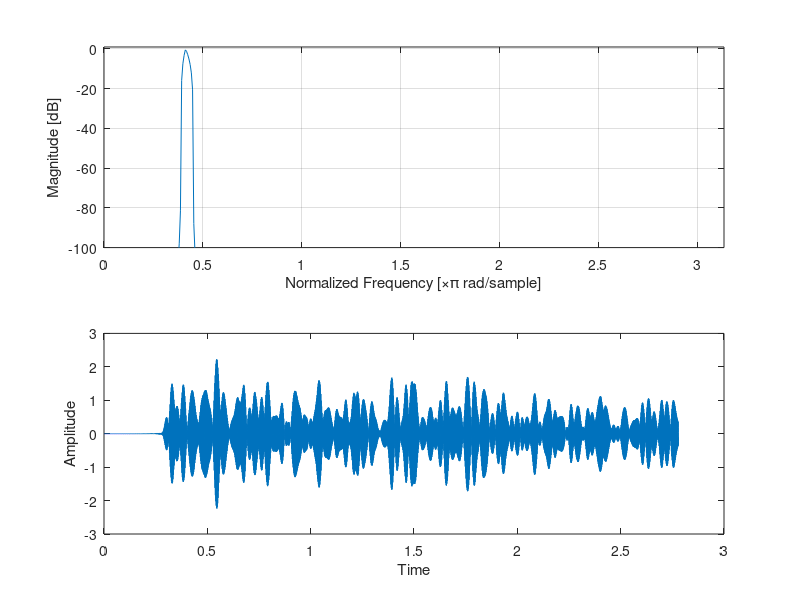

Write MATLAB code to recreate this figure. (Note: this script raises an error after producing the figure.)
clc
clear all

# If I had more time I would have written you a shorter code

function r=morse(str)
	r=[];
	str=toupper(str);
	morsecode=" ETIANMSURWDKGOHVF L PJBXCYZQ  54 3   2  +    16=/   ( 7   8 90            ?_    \"  .    @   '  -        ;! )     ,    :";
	for s = str
		printf("'%c': ", s);

		idx=index(morsecode, s);
		if idx == 0
			printf(" unknown char\n\n");
			continue
		end
		bits=floor(log2(idx));
		if bits == 0
			r=[r, zeros(1, 3)]; %
		else
			for i = bits-1:-1:0
				v=bitand(idx, 2^i);
				if v > 0
					r=[r, 3];
					puts("_");
				else
					r=[r, 1];
					puts(".");
				end
			end
		end
		r=[r, 0];

		printf("\n");
	end
end
code=morse("CQ DE DL5IRO");
code=morse("CQ");

Fs=8000;

ditDuration=60e-3; % 20WpM = 60ms ; 12WpM = 100ms ; ms = 1200/WpM
F=550; % use 0Hz to hear/display the hull
# also you can hear the leakage from DC without the tone
# problem is hearing starts at about 20Hz and your ears are probalby not very linear in this range
B=50; % bandwidth of filter set to 0 to disable

# Add noise if snr < 100 in dB
# this is representativ to what FT8 claims as SNR reference is a 2.5kHz wide channel
# However a 100Hz channel is skewed by 14dB
snr=-10;
printf("SNR %.1f dB for B=%.0f Hz\n", snr-log10(B/2500)*10, B); # print true SNR for B

rampOffset=1e-2; % initial step allowed to make
# a step of 1e-2 is equal to -40dB discontinuiti
# used by at least exp & hamming window
rampTime=5e-3;
# the ramp time is the total duration of the ramp
# the ramp is centered on the transient, and extends half in both direction

if rampTime > ditDuration
    printf("Invalid arguments: rampTime (%g) > ditDuration (%g)\n", rampTime, ditDuration)
end

tRamp=(0:rampTime*Fs)/(rampTime*Fs);

function r=rampCosiNuts(t, a0, a1=0, a2=0, a3=0, a4=0)
	r = a0 * cos(0*pi*t) - a1 * cos(1*pi*t) + a2 * cos(2*pi*t) - a3 * cos(3*pi*t) + a4 * cos(4*pi*t);
end

rampLinear=tRamp;
rampExp=exp((tRamp-1)*log(1/rampOffset));

# https://en.wikipedia.org/wiki/Window_function
rampRect=rampCosiNuts(tRamp, 1);
rampHann=rampCosiNuts(tRamp, 0.5, 0.5);
rampHamm=rampCosiNuts(tRamp, 0.5*(1+rampOffset), 0.5*(1-rampOffset));
rampBlack=rampCosiNuts(tRamp, 7938/18608, 9240/18608, 1430/18608);
rampNut =rampCosiNuts(tRamp, 0.355768, 0.487396, 0.144232, 0.012604);
rampBlackNut=rampCosiNuts(tRamp, 0.3635819, 0.4891775, 0.1365995, 0.0106411);
rampFlatTop=rampCosiNuts(tRamp, 0.21557895, 0.41663158, 0.277263158, 0.083578947, 0.006947368);

# select the "window function" for ramp
ramp=rampNut;

ditSamples=round(Fs*ditDuration);
Z=zeros(1,(ditSamples - length(ramp)));
R=ramp;
o=ones(1, ditSamples - length(ramp));
O=ones(1, ditSamples*3 - length(ramp));
r=flip(ramp);

DIT=[R, o, r, Z];
DAH=[R, O, r, Z];

A=[];

for s = code
	v=0;
	switch (s)
		case 0
			v=[Z, Z];
		case 1
			v=DIT;
		case 3
			v=DAH;
		otherwise
			printf("EXPLOSION");
			exit
	end
	A=[A, v];
end

A=[A, zeros(1, Fs)]; # Octave closes audio device too early, prevent audible click
t=(1:length(A))/Fs;
v=A.*sqrt(2).*cos(t*2*pi*F);

if snr < 100
	pkg load communications
	snr+=log10(2500/Fs)*10; # Hamradio "standard" is a 2.5kHz channel
	v=awgn(v, snr);
end

if B > 0
	pkg load signal

	f1=2*(F-B/2)/Fs;
	f2=2*(F+B/2)/Fs;
	N=round(Fs * ditDuration * 10);
	if f1 > 0
		f=fir2(N, [0, f1, f1, f2, f2, 1], [0,0,1,1,0,0]);
	else
		f=fir2(N, [0, 2*B/Fs, 2*B/Fs, 1], [1,1,0,0]);
	end
	[H W]=freqz(f);

	subplot(2, 1, 1);
	plot(W, 20*log10(abs(H)));
	grid("on");
	axis([W(1) W(end) -100 1]);
	xlabel('Normalized Frequency [\times\pi rad/sample]');
	ylabel("Magnitude [dB]");
	subplot(2, 1, 2);

	v=filter(f,1,v);
end

plot(t,v)
xlabel('Time');
ylabel("Amplitude");

player=audioplayer(v *0.05, Fs);
playblocking(player);


